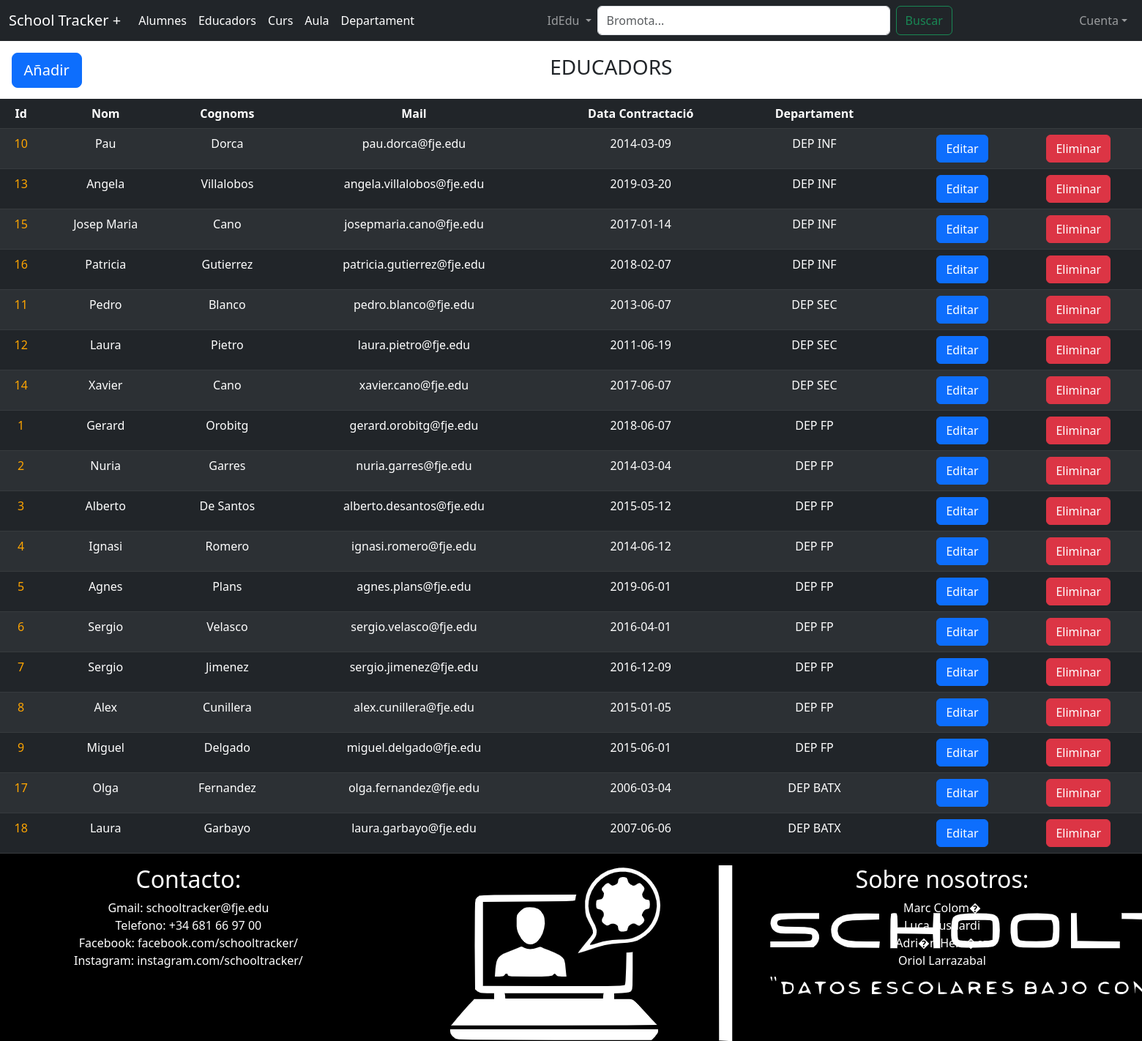
Screenshot of /?tabla=educador (signed in) with the database file from the repository.
### tables this page shows
CREATE TABLE `educador` (
  `IdEdu` INT(11) NOT NULL PRIMARY KEY AUTO_INCREMENT,
  `NomEdu` VARCHAR(25) NULL,
  `CognomsEdu` VARCHAR(45) NULL,
  `PwdEdu` VARCHAR(20) NULL,
  `TelfEdu` VARCHAR(9) NULL,
  `MailEdu` VARCHAR(45) NULL,
  `SalariEdu` VARCHAR(6) NULL,
  `DataContracteEdu` DATE NULL,
  `PermisosEdu` CHAR(1) NULL,
  `IdDepEdu` INT(11) NULL
);

CREATE TABLE `departament` (
  `IdDep` INT(11) NOT NULL PRIMARY KEY AUTO_INCREMENT,
  `NomDep` VARCHAR(25) NULL,
  `DescripcioDep` VARCHAR(400) NULL,
  `PlantaDep` VARCHAR(9) NULL
);

### educador/educador.php (the view, shortened to what this page needs)
<table class="TablaEdu table table-dark table-striped table-hover">
<div style="display: flex; align-items: center;width:100%; text-align:center">
        <a style="margin-right: 1vw;margin: 1vw" href="./educador/formAltaEdu.php" class="btn btn-primary btn-lg">Añadir</a><h3 style="text-align: center;margin-left: 40vw">EDUCADORS</h3>
    </div>
    <thead>
        <tr>
        <th>Id</th>
        <th>Nom</th>
        <th>Cognoms</th>
        <th>Mail</th>
        <th>Data Contractació</th>
        <th>Departament</th>
        <th></th>
        <th></th>
        <th></th>
        </tr>
    </thead>
    <tbody>
        <?php
        $query = "SELECT * FROM educador
        INNER JOIN departament ON departament.IdDep = educador.IdDepEdu
        WHERE {$_GET['filtro']} LIKE ?";
        $stmt = $mysqli->prepare($query);
        $bromota = '%' . $_POST['bromota'] . '%';
        $stmt->bind_param("s", $bromota);
        $stmt->execute();
        $educador = $stmt->get_result();
        if ($educador->num_rows > 0) {
        while($row = $educador->fetch_array()) {
            $fila="<tr>";
            $fila=$fila."<td><a style='color:orange; text-decoration:none' href='./educador/personalEdu.php?id=" . $row["IdEdu"] . "'>" . $row["IdEdu"] . "</td></a>";
            $fila=$fila."<td>" . $row["NomEdu"] . "</td>";
            $fila=$fila."<td>" . $row["CognomsEdu"] . "</td>";
            $fila=$fila."<td>" . $row["MailEdu"] . "</td>";
            $fila=$fila."<td>" . $row["DataContracteEdu"] . "</td>";
            $fila=$fila."<td>" . $row["NomDep"] . "</td>";
            $fila=$fila."<td></td>";
            $fila=$fila."<td><a href='./educador/formEditaEdu.php?id=".$row["IdEdu"]."' class='btn btn-primary btn-md'>Editar</a></td>";
            $fila=$fila."<td><a href='./educador/eliminarEdu.php?Id=".$row["IdEdu"]."' class='btn btn-danger btn-md'>Eliminar</a></td></tr>";
            echo $fila;
            }
        }
        ?>
    </tbody>
</table>

### header.php (style rules this page uses)
.table { text-align: center; margin-bottom: 0; }

### rows the page displays
educador: IdEdu "10", NomEdu "Pau", CognomsEdu "Dorca", MailEdu "pau.dorca@fje.edu", DataContracteEdu "2014-03-09", IdDepEdu.NomDep "DEP INF"
educador: IdEdu "13", NomEdu "Angela", CognomsEdu "Villalobos", MailEdu "angela.villalobos@fje.edu", DataContracteEdu "2019-03-20", IdDepEdu.NomDep "DEP INF"
educador: IdEdu "15", NomEdu "Josep Maria", CognomsEdu "Cano", MailEdu "josepmaria.cano@fje.edu", DataContracteEdu "2017-01-14", IdDepEdu.NomDep "DEP INF"
educador: IdEdu "16", NomEdu "Patricia", CognomsEdu "Gutierrez", MailEdu "patricia.gutierrez@fje.edu", DataContracteEdu "2018-02-07", IdDepEdu.NomDep "DEP INF"
educador: IdEdu "11", NomEdu "Pedro", CognomsEdu "Blanco", MailEdu "pedro.blanco@fje.edu", DataContracteEdu "2013-06-07", IdDepEdu.NomDep "DEP SEC"
educador: IdEdu "12", NomEdu "Laura", CognomsEdu "Pietro", MailEdu "laura.pietro@fje.edu", DataContracteEdu "2011-06-19", IdDepEdu.NomDep "DEP SEC"
educador: IdEdu "14", NomEdu "Xavier", CognomsEdu "Cano", MailEdu "xavier.cano@fje.edu", DataContracteEdu "2017-06-07", IdDepEdu.NomDep "DEP SEC"
educador: IdEdu "1", NomEdu "Gerard", CognomsEdu "Orobitg", MailEdu "gerard.orobitg@fje.edu", DataContracteEdu "2018-06-07", IdDepEdu.NomDep "DEP FP"
educador: IdEdu "2", NomEdu "Nuria", CognomsEdu "Garres", MailEdu "nuria.garres@fje.edu", DataContracteEdu "2014-03-04", IdDepEdu.NomDep "DEP FP"
educador: IdEdu "3", NomEdu "Alberto", CognomsEdu "De Santos", MailEdu "alberto.desantos@fje.edu", DataContracteEdu "2015-05-12", IdDepEdu.NomDep "DEP FP"
educador: IdEdu "4", NomEdu "Ignasi", CognomsEdu "Romero", MailEdu "ignasi.romero@fje.edu", DataContracteEdu "2014-06-12", IdDepEdu.NomDep "DEP FP"
educador: IdEdu "5", NomEdu "Agnes", CognomsEdu "Plans", MailEdu "agnes.plans@fje.edu", DataContracteEdu "2019-06-01", IdDepEdu.NomDep "DEP FP"
educador: IdEdu "6", NomEdu "Sergio", CognomsEdu "Velasco", MailEdu "sergio.velasco@fje.edu", DataContracteEdu "2016-04-01", IdDepEdu.NomDep "DEP FP"
educador: IdEdu "7", NomEdu "Sergio", CognomsEdu "Jimenez", MailEdu "sergio.jimenez@fje.edu", DataContracteEdu "2016-12-09", IdDepEdu.NomDep "DEP FP"
educador: IdEdu "8", NomEdu "Alex", CognomsEdu "Cunillera", MailEdu "alex.cunillera@fje.edu", DataContracteEdu "2015-01-05", IdDepEdu.NomDep "DEP FP"
educador: IdEdu "9", NomEdu "Miguel", CognomsEdu "Delgado", MailEdu "miguel.delgado@fje.edu", DataContracteEdu "2015-06-01", IdDepEdu.NomDep "DEP FP"
educador: IdEdu "17", NomEdu "Olga", CognomsEdu "Fernandez", MailEdu "olga.fernandez@fje.edu", DataContracteEdu "2006-03-04", IdDepEdu.NomDep "DEP BATX"
educador: IdEdu "18", NomEdu "Laura", CognomsEdu "Garbayo", MailEdu "laura.garbayo@fje.edu", DataContracteEdu "2007-06-06", IdDepEdu.NomDep "DEP BATX"

### other values shown
$_GET['filtro'] "IdEdu"
